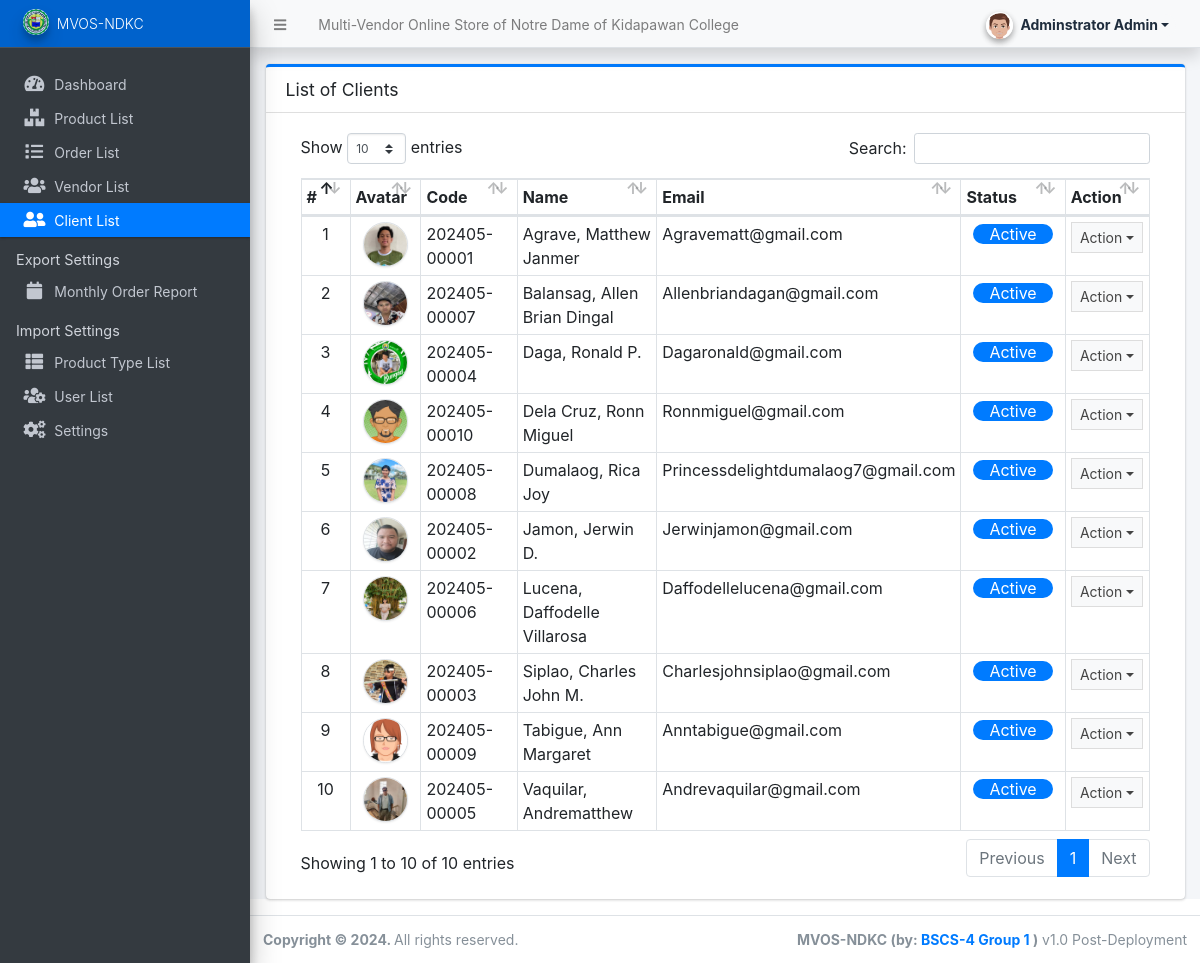
/admin/?page=clients (signed in), run on the app's committed database.
### tables this page shows
CREATE TABLE `client_list` (
  `id` int(30) NOT NULL,
  `code` varchar(100) NOT NULL,
  `firstname` text NOT NULL,
  `middlename` text DEFAULT NULL,
  `lastname` text NOT NULL,
  `gender` text NOT NULL,
  `contact` text NOT NULL,
  `address` text NOT NULL,
  `email` text NOT NULL,
  `password` text NOT NULL,
  `avatar` text DEFAULT NULL,
  `status` tinyint(1) NOT NULL DEFAULT 1,
  `delete_flag` tinyint(1) NOT NULL DEFAULT 0,
  `date_created` datetime NOT NULL DEFAULT current_timestamp(),
  `date_updated` datetime DEFAULT NULL ON UPDATE current_timestamp()
);

### config.php (called while the page is built, shortened)
<?php
function validate_image($file){
    $file = explode("?",$file)[0];
	if(!empty($file)){
		if(is_file(base_app.$file)){
			return base_url.$file;
		}else{
			return base_url.'dist/img/no-image-available.png';
		}
	}else{
		return base_url.'dist/img/no-image-available.png';
	}
}
?>

### admin/clients/index.php (the view, shortened to what this page needs)
<div class="card card-outline card-primary">
	<div class="card-header">
		<h3 class="card-title">List of Clients</h3>
	</div>
	<div class="card-body">
		<div class="container-fluid">
        <div class="container-fluid">
			<table class="table table-bordered table-stripped">
				<colgroup>
					<col width="10%">
					<col width="10%">
					<col width="15%">
					<col width="20%">
					<col width="20%">
					<col width="15%">
					<col width="10%">
				</colgroup>
				<thead>
					<tr>
						<th>#</th>
						<th>Avatar</th>
						<th>Code</th>
						<th>Name</th>
						<th>Email</th>
						<th>Status</th>
						<th>Action</th>
					</tr>
				</thead>
				<tbody>
					<?php
					$i = 1;
						$qry = $conn->query("SELECT *,CONCAT(lastname, ', ', firstname,' ', COALESCE(middlename)) as `name` from `client_list` where delete_flag = 0 order by CONCAT(lastname, ', ', firstname,' ', COALESCE(middlename)) asc ");
						while($row = $qry->fetch_assoc()):
					?>
						<tr>
							<td class="text-center"><?php echo $i++; ?></td>
							<td class="text-center"><img src="<?php echo validate_image($row['avatar']) ?>" class="img-avatar img-thumbnail p-0 border-2" alt="client_avatar"></td>
							<td><?php echo ($row['code']) ?></td>
							<td><?php echo ucwords($row['name']) ?></td>
							<td><?php echo ucwords($row['email']) ?></td>
							<td class="text-center">
								<?php if($row['status'] == 1): ?>
									<span class="bage badge-primary px-3 rounded-pill">Active</span>
								<?php else: ?>
									<span class="bage badge-danger px-3 rounded-pill">Inactive</span>
								<?php endif; ?>
							</td>
							<td align="center">
								 <button type="button" class="btn btn-flat btn-default btn-sm dropdown-toggle dropdown-icon" data-toggle="dropdown">
				                  		Action
				                  </button>
							</td>
						</tr>
					<?php endwhile; ?>
				</tbody>
			</table>
		</div>
		</div>
	</div>
</div>

### admin/clients/index.php (style rules this page uses)
.img-avatar { width:45px; height:45px; object-fit:cover; object-position:center center; border-radius:100%; }

### data on the page
client_list: shows a picture, code "202405-00001", name "Agrave, Matthew Janmer", email "Agravematt@gmail.com", status "Active"
client_list: shows a picture, code "202405-00007", name "Balansag, Allen Brian Dingal", email "Allenbriandagan@gmail.com", status "Active"
client_list: shows a picture, code "202405-00004", name "Daga, Ronald P.", email "Dagaronald@gmail.com", status "Active"
client_list: shows a picture, code "202405-00010", name "Dela Cruz, Ronn Miguel", email "Ronnmiguel@gmail.com", status "Active"
client_list: shows a picture, code "202405-00008", name "Dumalaog, Rica Joy", email "Princessdelightdumalaog7@gmail.com", status "Active"
client_list: shows a picture, code "202405-00002", name "Jamon, Jerwin D.", email "Jerwinjamon@gmail.com", status "Active"
client_list: shows a picture, code "202405-00006", name "Lucena, Daffodelle Villarosa", email "Daffodellelucena@gmail.com", status "Active"
client_list: shows a picture, code "202405-00003", name "Siplao, Charles John M.", email "Charlesjohnsiplao@gmail.com", status "Active"
client_list: shows a picture, code "202405-00009", name "Tabigue, Ann Margaret", email "Anntabigue@gmail.com", status "Active"
client_list: shows a picture, code "202405-00005", name "Vaquilar, Andrematthew", email "Andrevaquilar@gmail.com", status "Active"

### other printed values
$_settings->info('name') "Multi-Vendor Online Store of Notre Dame of Kidapawan College"
$_settings->userdata('firstname').' '.$_settings->userdata('lastname') "Adminstrator Admin"
$_settings->info('short_name') "MVOS-NDKC"
